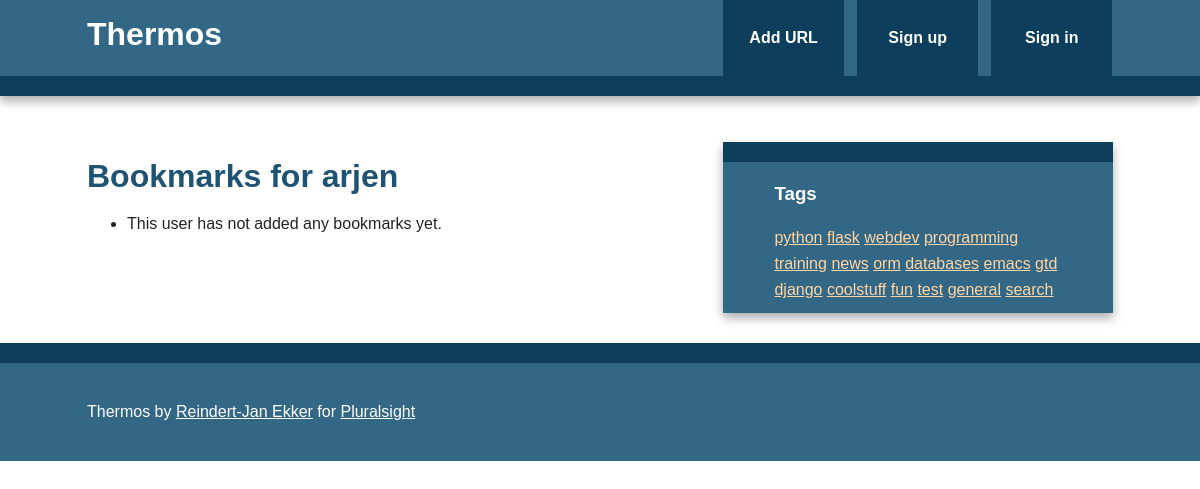
The app's page /bookmarks/user/arjen with its own data.
### models.py (models this page shows, shortened)
class User(db.Model, UserMixin):
    id = db.Column(db.Integer, primary_key=True)
    username = db.Column(db.String(80), unique=True)
    email = db.Column(db.String(120), unique=True)
    bookmarks = db.relationship('Bookmark', backref='user', lazy='dynamic')
    password_hash = db.Column(db.String)
    @property
    def password(self):
        raise AttributeError('password: write-only field')

class Tag(db.Model):
    id = db.Column(db.Integer, primary_key=True)
    name = db.Column(db.String(25), nullable=False, unique=True, index=True)
    @staticmethod
    def all():
        return Tag.query.all()

### bookmarks/views.py (the view)
@bookmarks.route('/user/<username>')
def user(username):
    user = User.query.filter_by(username=username).first_or_404()
    return render_template('user.html', user=user)

### main/views.py (called while the page is built)
@main.app_context_processor
def inject_tags():
    return dict(all_tags=Tag.all)

### templates/user.html (shortened to what this page needs)
{% extends "base.html" %}
{% block content %}
    <article>
        <header>
            <h1>Bookmarks for {{ user.username }}</h1>
            <ul>
                {% for bm in user.bookmarks %}
                    <li>
                        <a href="{{ bm.url }}">{{ bm.description }}</a> </br>
                        <span class="timestamp">Added at {{ bm.date }}</span>
                    </li>
                {% else %}
                    <li>This user has not added any bookmarks yet.</li>
                {% endfor %}
            </ul>
        </header>
    </article>
{% endblock %}

### templates/base.html (shortened to what this page needs)
<!doctype html>
<html class="no-js">
    <head>
        {% block styles %}
            <link rel="stylesheet" href="{{ url_for('static', filename='css/normalize.min.css') }}">
            <link rel="stylesheet" href="{{ url_for('static', filename='css/main.css') }}">
        {% endblock %}
    </head>
    <body>
        <div class="header-container">
            <header class="wrapper clearfix">
                <a href="{{ url_for('main.index') }}"><h1 class="title">Thermos</h1></a>
                <nav>
                    <ul>
                        <li><a href="{{ url_for('bookmarks.add') }}">Add URL</a></li>
                        {% if current_user.is_authenticated %}
                            <li><a href="{{ url_for('bookmarks.user', username=current_user.username) }}">My Links</a></li>
                            <li><a href="{{ url_for('auth.logout') }}">Sign out</a></li>
                        {% else %}
                            <li><a href="{{ url_for('auth.signup') }}">Sign up</a></li>
                            <li><a href="{{ url_for('auth.login') }}">Sign in</a></li>
                        {% endif %}
                    </ul>
                </nav>
            </header>
        </div>
        <div class="main-container">
            <div class="main wrapper clearfix">
                {% block content %}
                {% endblock %}
                {% block sidebar %}
                    <aside>
                        <h3>Tags</h3>
                            {% for t in all_tags() %}
                                <a href="{{ url_for('bookmarks.tag', name=t.name) }}">{{ t.name }}</a>
                            {% endfor %}
                    </aside>
                {% endblock %}
            </div>
        </div>
        <div class="footer-container">
            <footer class="wrapper">
                <p>Thermos by <a href="http://www.rjekker.nl">Reindert-Jan Ekker</a> for <a href="http://www.pluralsight.com">Pluralsight</a></p>
            </footer>
        </div>
    </body>
</html>

### static/css/main.css (style rules this page uses)
html { color: #222; font-size: 1em; line-height: 1.4; }
body { font: 16px/26px Helvetica, Helvetica Neue, Arial; }
.wrapper { width: 90%; margin: 0 5%; }
.header-container { border-bottom: 20px solid #0D3E5B; }
.footer-container, .main aside { border-top: 20px solid #0D3E5B; }
.header-container, .footer-container, .main aside { background: #326786; }
.title { color: white; }
nav ul { margin: 0; padding: 0; list-style-type: none; }
nav a { display: block; margin-bottom: 10px; padding: 15px 0; text-align: center; text-decoration: none; font-weight: bold; color: white; background: #0D3E5B; }
.main { padding: 30px 0; }
.main article h1 { font-size: 2em; }
.main aside { color: white; padding: 0px 5% 10px; }
.footer-container footer { color: white; padding: 20px 0; }
a, a:visited { color: #1E5373; }
aside a { color: #FFD6A3; }
h1, h2, h3, h4, h5, h6 { color: #1E5373; }
.main aside h3, footer h3, footer a, footer a:visited { color: white; }
@media only screen and (min-width: 480px) { nav a { float: left; width: 27%; margin: 0 1.7%; padding: 25px 2%; margin-bottom: 0; } }
@media only screen and (min-width: 480px) { nav li:first-child a { margin-left: 0; } }
@media only screen and (min-width: 480px) { nav li:last-child a { margin-right: 0; } }
@media only screen and (min-width: 480px) { nav ul li { display: inline; } }
@media only screen and (min-width: 768px) { .header-container, .main aside { -webkit-box-shadow: 0 5px 10px #aaa; -moz-box-shadow: 0 5px 10px #aaa; box-shadow: 0 5px 10px #aaa; } }
@media only screen and (min-width: 768px) { .title { float: left; } }
@media only screen and (min-width: 768px) { nav { float: right; width: 38%; } }
@media only screen and (min-width: 768px) { .main article { float: left; width: 57%; } }
@media only screen and (min-width: 768px) { .main aside { float: right; width: 28%; } }
@media only screen and (min-width: 1140px) { .wrapper { width: 1026px; margin: 0 auto; } }
.clearfix:before, .clearfix:after { content: " "; display: table; }
.clearfix:after { clear: both; }
.clearfix { *zoom: 1; }

### records on screen
User: username "arjen"
Tag: name "python"
Tag: name "flask"
Tag: name "webdev"
Tag: name "programming"
Tag: name "training"
Tag: name "news"
Tag: name "orm"
Tag: name "databases"
Tag: name "emacs"
Tag: name "gtd"
Tag: name "django"
Tag: name "coolstuff"
Tag: name "fun"
Tag: name "test"
Tag: name "general"
Tag: name "search"
